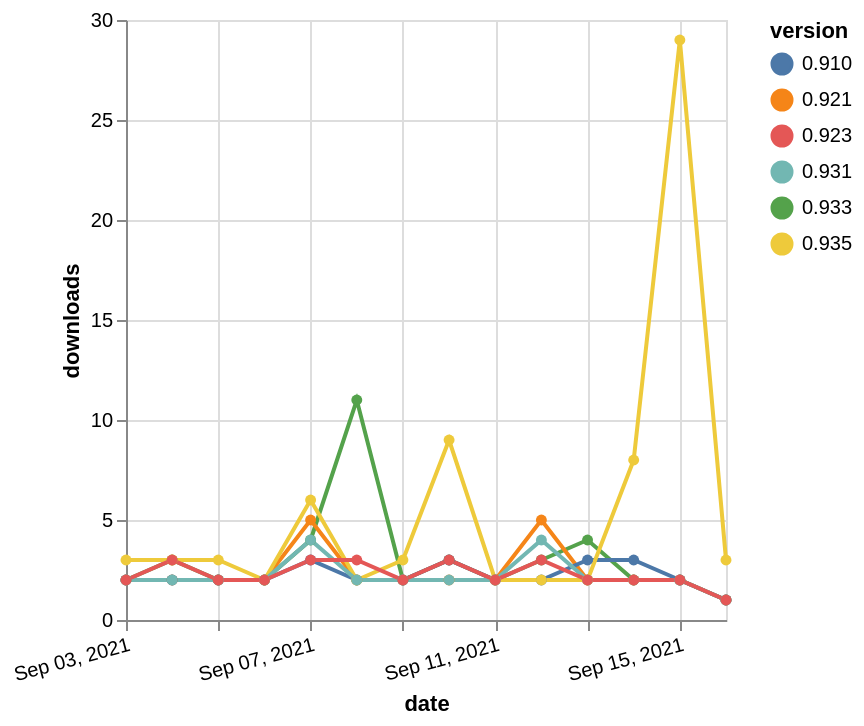

Source (Vega-Lite JSON):
### Vega-Lite specification from a JSON file in a GitHub repository (floating-point values rounded to 4 significant figures)
{"$schema": "https://vega.github.io/schema/vega-lite/v5.json", "description": "A simple bar chart with embedded data.", "data": {"values": [{"date": "2021-09-03", "total": 3916, "delta": 2, "version": "0.933"}, {"date": "2021-09-04", "total": 3919, "delta": 3, "version": "0.933"}, {"date": "2021-09-05", "total": 3921, "delta": 2, "version": "0.933"}, {"date": "2021-09-06", "total": 3923, "delta": 2, "version": "0.933"}, {"date": "2021-09-07", "total": 3927, "delta": 4, "version": "0.933"}, {"date": "2021-09-08", "total": 3938, "delta": 11, "version": "0.933"}, {"date": "2021-09-09", "total": 3940, "delta": 2, "version": "0.933"}, {"date": "2021-09-10", "total": 3943, "delta": 3, "version": "0.933"}, {"date": "2021-09-11", "total": 3945, "delta": 2, "version": "0.933"}, {"date": "2021-09-12", "total": 3948, "delta": 3, "version": "0.933"}, {"date": "2021-09-13", "total": 3952, "delta": 4, "version": "0.933"}, {"date": "2021-09-14", "total": 3954, "delta": 2, "version": "0.933"}, {"date": "2021-09-15", "total": 3956, "delta": 2, "version": "0.933"}, {"date": "2021-09-16", "total": 3957, "delta": 1, "version": "0.933"}, {"date": "2021-09-03", "total": 3117, "delta": 2, "version": "0.921"}, {"date": "2021-09-04", "total": 3119, "delta": 2, "version": "0.921"}, {"date": "2021-09-05", "total": 3121, "delta": 2, "version": "0.921"}, {"date": "2021-09-06", "total": 3123, "delta": 2, "version": "0.921"}, {"date": "2021-09-07", "total": 3128, "delta": 5, "version": "0.921"}, {"date": "2021-09-08", "total": 3130, "delta": 2, "version": "0.921"}, {"date": "2021-09-09", "total": 3132, "delta": 2, "version": "0.921"}, {"date": "2021-09-10", "total": 3134, "delta": 2, "version": "0.921"}, {"date": "2021-09-11", "total": 3136, "delta": 2, "version": "0.921"}, {"date": "2021-09-12", "total": 3141, "delta": 5, "version": "0.921"}, {"date": "2021-09-13", "total": 3143, "delta": 2, "version": "0.921"}, {"date": "2021-09-14", "total": 3145, "delta": 2, "version": "0.921"}, {"date": "2021-09-15", "total": 3147, "delta": 2, "version": "0.921"}, {"date": "2021-09-16", "total": 3148, "delta": 1, "version": "0.921"}, {"date": "2021-09-03", "total": 2782, "delta": 2, "version": "0.910"}, {"date": "2021-09-04", "total": 2784, "delta": 2, "version": "0.910"}, {"date": "2021-09-05", "total": 2786, "delta": 2, "version": "0.910"}, {"date": "2021-09-06", "total": 2788, "delta": 2, "version": "0.910"}, {"date": "2021-09-07", "total": 2791, "delta": 3, "version": "0.910"}, {"date": "2021-09-08", "total": 2793, "delta": 2, "version": "0.910"}, {"date": "2021-09-09", "total": 2795, "delta": 2, "version": "0.910"}, {"date": "2021-09-10", "total": 2798, "delta": 3, "version": "0.910"}, {"date": "2021-09-11", "total": 2800, "delta": 2, "version": "0.910"}, {"date": "2021-09-12", "total": 2802, "delta": 2, "version": "0.910"}, {"date": "2021-09-13", "total": 2805, "delta": 3, "version": "0.910"}, {"date": "2021-09-14", "total": 2808, "delta": 3, "version": "0.910"}, {"date": "2021-09-15", "total": 2810, "delta": 2, "version": "0.910"}, {"date": "2021-09-16", "total": 2811, "delta": 1, "version": "0.910"}, {"date": "2021-09-03", "total": 569, "delta": 3, "version": "0.935"}, {"date": "2021-09-04", "total": 572, "delta": 3, "version": "0.935"}, {"date": "2021-09-05", "total": 575, "delta": 3, "version": "0.935"}, {"date": "2021-09-06", "total": 577, "delta": 2, "version": "0.935"}, {"date": "2021-09-07", "total": 583, "delta": 6, "version": "0.935"}, {"date": "2021-09-08", "total": 585, "delta": 2, "version": "0.935"}, {"date": "2021-09-09", "total": 588, "delta": 3, "version": "0.935"}, {"date": "2021-09-10", "total": 597, "delta": 9, "version": "0.935"}, {"date": "2021-09-11", "total": 599, "delta": 2, "version": "0.935"}, {"date": "2021-09-12", "total": 601, "delta": 2, "version": "0.935"}, {"date": "2021-09-13", "total": 603, "delta": 2, "version": "0.935"}, {"date": "2021-09-14", "total": 611, "delta": 8, "version": "0.935"}, {"date": "2021-09-15", "total": 640, "delta": 29, "version": "0.935"}, {"date": "2021-09-16", "total": 643, "delta": 3, "version": "0.935"}, {"date": "2021-09-03", "total": 2397, "delta": 2, "version": "0.931"}, {"date": "2021-09-04", "total": 2399, "delta": 2, "version": "0.931"}, {"date": "2021-09-05", "total": 2401, "delta": 2, "version": "0.931"}, {"date": "2021-09-06", "total": 2403, "delta": 2, "version": "0.931"}, {"date": "2021-09-07", "total": 2407, "delta": 4, "version": "0.931"}, {"date": "2021-09-08", "total": 2409, "delta": 2, "version": "0.931"}, {"date": "2021-09-09", "total": 2411, "delta": 2, "version": "0.931"}, {"date": "2021-09-10", "total": 2413, "delta": 2, "version": "0.931"}, {"date": "2021-09-11", "total": 2415, "delta": 2, "version": "0.931"}, {"date": "2021-09-12", "total": 2419, "delta": 4, "version": "0.931"}, {"date": "2021-09-13", "total": 2421, "delta": 2, "version": "0.931"}, {"date": "2021-09-14", "total": 2423, "delta": 2, "version": "0.931"}, {"date": "2021-09-15", "total": 2425, "delta": 2, "version": "0.931"}, {"date": "2021-09-16", "total": 2426, "delta": 1, "version": "0.931"}, {"date": "2021-09-03", "total": 2949, "delta": 2, "version": "0.923"}, {"date": "2021-09-04", "total": 2952, "delta": 3, "version": "0.923"}, {"date": "2021-09-05", "total": 2954, "delta": 2, "version": "0.923"}, {"date": "2021-09-06", "total": 2956, "delta": 2, "version": "0.923"}, {"date": "2021-09-07", "total": 2959, "delta": 3, "version": "0.923"}, {"date": "2021-09-08", "total": 2962, "delta": 3, "version": "0.923"}, {"date": "2021-09-09", "total": 2964, "delta": 2, "version": "0.923"}, {"date": "2021-09-10", "total": 2967, "delta": 3, "version": "0.923"}, {"date": "2021-09-11", "total": 2969, "delta": 2, "version": "0.923"}, {"date": "2021-09-12", "total": 2972, "delta": 3, "version": "0.923"}, {"date": "2021-09-13", "total": 2974, "delta": 2, "version": "0.923"}, {"date": "2021-09-14", "total": 2976, "delta": 2, "version": "0.923"}, {"date": "2021-09-15", "total": 2978, "delta": 2, "version": "0.923"}, {"date": "2021-09-16", "total": 2979, "delta": 1, "version": "0.923"}]}, "width": "container", "mark": {"type": "line", "point": {"filled": true}}, "encoding": {"x": {"field": "date", "type": "temporal", "timeUnit": "yearmonthdate", "title": "date", "axis": {"labelAngle": -15}}, "y": {"field": "delta", "type": "quantitative", "title": "downloads"}, "color": {"field": "version", "type": "nominal"}, "tooltip": {"field": "delta"}}}
